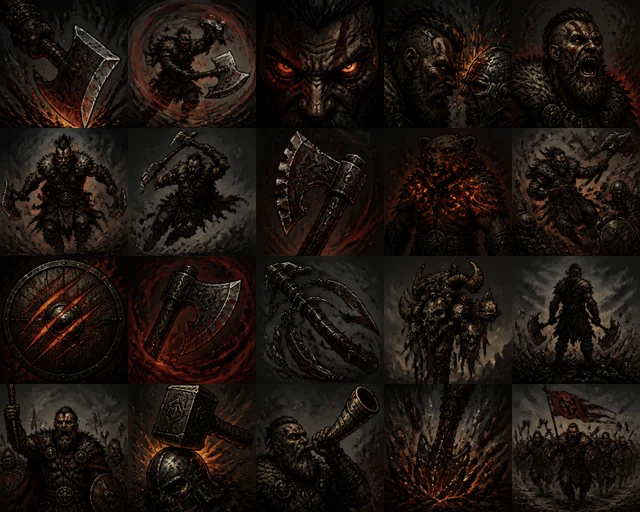
#> input picture source/assets/sk_berserker.webp, 640 x 512 px; its folder holds only this picture in this run
$ python skgrid.py ../../../assets/sk_berserker.webp out.png
#> lines starting #> are read from the running program, lines starting #| are printed output that depends on the picture
# skgrid.py EXPORT cls : planche 5×4 sur fond noir (export 1920×1080, image left 285 1350×1080) → assets/sk_<cls>.webp
# les cases sont repérées par les bandes sombres entre elles (marges irrégulières de l'image générée)
import sys, numpy as np
from PIL import Image
from scipy import ndimage
im = Image.open(sys.argv[1]).convert('RGB'); W, H = im.size; k = W / 1920
#> further down, im is the input picture: PIL image 640x512 RGB; mean R, G, B 29.1, 21.4, 16.6
#> after `W, H = im.size`: W = 640; H = 512
#> after `k = W / 1920`: k = 0.333
z = im.crop((int(285 * k), 0, int((285 + 1350) * k), H)); a = np.asarray(z).astype(float).mean(2)
#> after `z = im.crop((int(285 * k), 0, int((285 + 1350) * k), H))`:
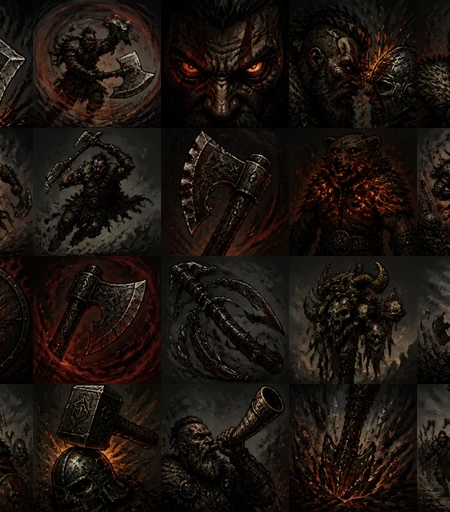
#> z: PIL image 450x512 RGB; mean R, G, B 28.1, 20.5, 15.8
#> after `a = np.asarray(z).astype(float).mean(2)`:
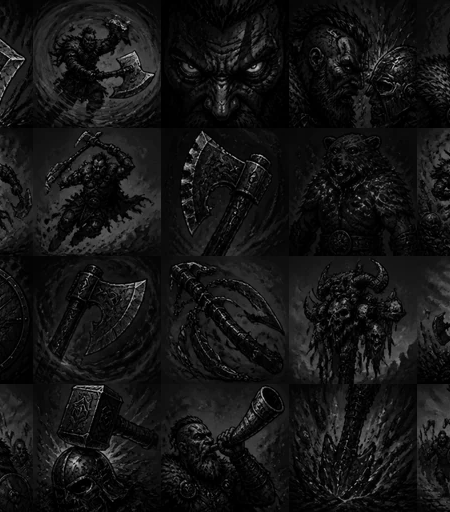
#> a: shape (512, 450) float64; min 0, max 225.7, mean 21.5
def bands(prof, n):
    # n segments clairs séparés par des creux : seuil adaptatif sur le profil lissé
#> called with prof = array of shape (450,), n = 5
    p = ndimage.uniform_filter1d(prof, 9); t = p.min() + (np.median(p) - p.min()) * .35; on = p > t
#> after `p = ndimage.uniform_filter1d(prof, 9)`: p = 450 values, max 30.78 at index 449, min 11.48 at index 165, mean 21.49
#> after `t = p.min() + (np.median(p) - p.min()) * 0.35`: t = 15.13
    lab, m = ndimage.label(on); segs = [(np.where(lab == i)[0][0], np.where(lab == i)[0][-1]) for i in range(1, m + 1)]
#> after `lab, m = ndimage.label(on)`: lab = 450 values, max 3 at index 291, min 0 at index 161, mean 1.83; m = 3
#> after `segs = [(np.where(lab == i)[0][0], np.where(lab == i)[0][-1]) for i in`: segs = [(0, 160), (181, 273), (291, 449)]
    segs = [s for s in segs if s[1] - s[0] > len(prof) / n * .5]
    if len(segs) != n: L = len(prof); return [(int(L * i / n), int(L * (i + 1) / n)) for i in range(n)], False
#> after `L = len(prof)`: L = 450
    return segs, True
cx, okx = bands(a.mean(0), 5); cy, oky = bands(a.mean(1), 4); print('cases détectées', okx, oky, cx, cy)
#> after `cx, okx = bands(a.mean(0), 5)`: cx = [(0, 90), (90, 180), (180, 270), (270, 360), (360, 450)]; okx = False
#> after `cy, oky = bands(a.mean(1), 4)`: cy = [(0, 128), (128, 256), (256, 384), (384, 512)]; oky = False
#| cases détectées False False [(0, 90), (90, 180), (180, 270), (270, 360), (360, 450)] [(0, 128), (128, 256), (256, 384), (384, 512)]
S = 128; out = Image.new('RGB', (5 * S, 4 * S))
#> after `out = Image.new('RGB', (5 * S, 4 * S))`: out: PIL image 640x512 RGB; every value is 0
for r, (y0, y1) in enumerate(cy):
    for c, (x0, x1) in enumerate(cx):
        w, h = x1 - x0, y1 - y0; s = min(w, h); ox, oy = x0 + (w - s) // 2, y0 + (h - s) // 2; i = int(s * .02)
        out.paste(z.crop((ox + i, oy + i, ox + s - i, oy + s - i)).resize((S, S), Image.LANCZOS), (c * S, r * S))
#> this loop made 4 passes
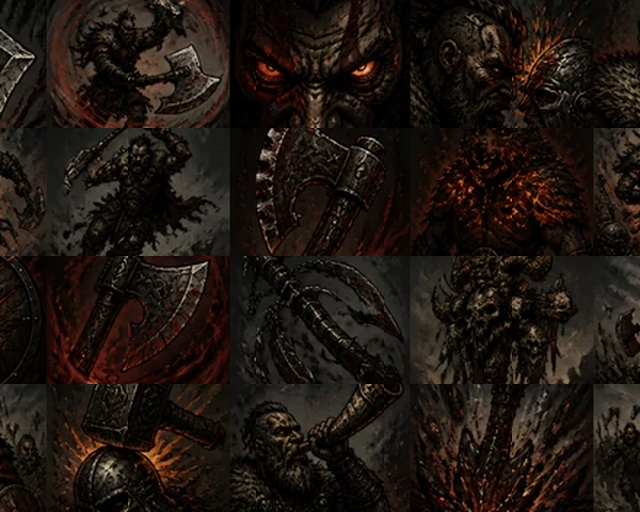
#> out: PIL image 640x512 RGB; mean R, G, B 31.3, 22.7, 17.5
out.save(f'/home/claude/ash-crown/source/assets/sk_{sys.argv[2]}.webp', 'WEBP', quality=88, method=6)
out.save(f'/tmp/claude-0/canva/sk/sk_{sys.argv[2]}.png'); print('ok', sys.argv[2])
#| ok out.png
